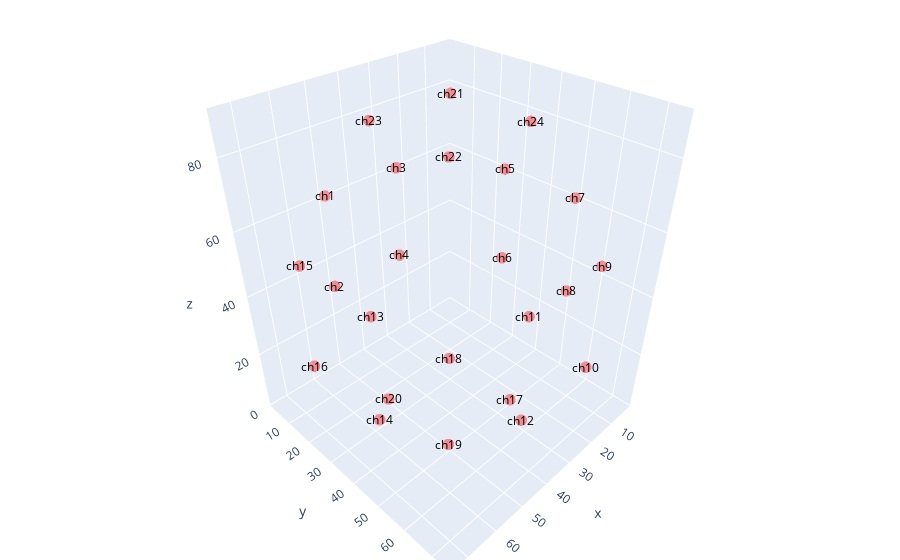

The notebook cell this image was saved under:
### Code cell
# then we use plotly to draw the cube and the sensor,and we use the red color to show the sensor and then 
fig = go.Figure(data=[
    go.Scatter3d(
        x=Location[:,0],
        y=Location[:,1],
        z=Location[:,2],
        mode='markers',
        marker=dict(
            symbol='circle',
            size=4,
            color='red',                # set color to an array/list of desired values
            opacity=0.4
        )
    )
])

place_to_paint=np.array(Location).swapaxes(0,1)
annotations = []
for i in range(24):
    annotations.append(dict(x=place_to_paint[0][i], y=place_to_paint[1][i], z=place_to_paint[2][i],
                            text='ch{}'.format(i+1),
                            showarrow=False,
                            font=dict(color='black')))

# tight layout
fig.update_layout(margin=dict(l=0, r=0, b=0, t=0),scene_annotations=annotations)
# fig.write_image("3d_plot.svg")
fig.show()

### Figure 1 — Plotly figure (JSON) as saved in the notebook; plotly's stock layout.template omitted (floating-point values rounded to 4 significant figures)
{"data": [{"marker": {"color": "red", "opacity": 0.4, "size": 4, "symbol": "circle"}, "mode": "markers", "type": "scatter3d", "x": [49.78, 49.99, 24.66, 24.97, 2.464, 2.489, 2.718, 2.515, 24.87, 25.27, 50.67, 50.57, 73.63, 73.66, 73.66, 73.61, 25.58, 25.58, 50.67, 50.77, 25.48, 50.98, 50.88, 25.58], "y": [2.667, 2.413, 2.692, 2.515, 24.87, 25.48, 49.89, 50.57, 73.66, 73.81, 73.63, 73.84, 50.67, 50.67, 25.48, 25.07, 50.67, 25.17, 50.06, 24.97, 25.63, 50.67, 25.37, 50.98], "z": [61.26, 31.57, 60.88, 30.96, 60.48, 30.18, 60.68, 30.28, 60.68, 30.18, 60.58, 30.18, 60.58, 30.28, 61.09, 30.28, 2.388, 2.489, 2.642, 2.311, 88.9, 88.7, 89.1, 89.0]}], "layout": {"margin": {"b": 0, "l": 0, "r": 0, "t": 0}, "scene": {"annotations": [{"font": {"color": "black"}, "showarrow": false, "text": "ch1", "x": 49.78, "y": 2.667, "z": 61.26}, {"font": {"color": "black"}, "showarrow": false, "text": "ch2", "x": 49.99, "y": 2.413, "z": 31.57}, {"font": {"color": "black"}, "showarrow": false, "text": "ch3", "x": 24.66, "y": 2.692, "z": 60.88}, {"font": {"color": "black"}, "showarrow": false, "text": "ch4", "x": 24.97, "y": 2.515, "z": 30.96}, {"font": {"color": "black"}, "showarrow": false, "text": "ch5", "x": 2.464, "y": 24.87, "z": 60.48}, {"font": {"color": "black"}, "showarrow": false, "text": "ch6", "x": 2.489, "y": 25.48, "z": 30.18}, {"font": {"color": "black"}, "showarrow": false, "text": "ch7", "x": 2.718, "y": 49.89, "z": 60.68}, {"font": {"color": "black"}, "showarrow": false, "text": "ch8", "x": 2.515, "y": 50.57, "z": 30.28}, {"font": {"color": "black"}, "showarrow": false, "text": "ch9", "x": 24.87, "y": 73.66, "z": 60.68}, {"font": {"color": "black"}, "showarrow": false, "text": "ch10", "x": 25.27, "y": 73.81, "z": 30.18}, {"font": {"color": "black"}, "showarrow": false, "text": "ch11", "x": 50.67, "y": 73.63, "z": 60.58}, {"font": {"color": "black"}, "showarrow": false, "text": "ch12", "x": 50.57, "y": 73.84, "z": 30.18}, {"font": {"color": "black"}, "showarrow": false, "text": "ch13", "x": 73.63, "y": 50.67, "z": 60.58}, {"font": {"color": "black"}, "showarrow": false, "text": "ch14", "x": 73.66, "y": 50.67, "z": 30.28}, {"font": {"color": "black"}, "showarrow": false, "text": "ch15", "x": 73.66, "y": 25.48, "z": 61.09}, {"font": {"color": "black"}, "showarrow": false, "text": "ch16", "x": 73.61, "y": 25.07, "z": 30.28}, {"font": {"color": "black"}, "showarrow": false, "text": "ch17", "x": 25.58, "y": 50.67, "z": 2.388}, {"font": {"color": "black"}, "showarrow": false, "text": "ch18", "x": 25.58, "y": 25.17, "z": 2.489}, {"font": {"color": "black"}, "showarrow": false, "text": "ch19", "x": 50.67, "y": 50.06, "z": 2.642}, {"font": {"color": "black"}, "showarrow": false, "text": "ch20", "x": 50.77, "y": 24.97, "z": 2.311}, {"font": {"color": "black"}, "showarrow": false, "text": "ch21", "x": 25.48, "y": 25.63, "z": 88.9}, {"font": {"color": "black"}, "showarrow": false, "text": "ch22", "x": 50.98, "y": 50.67, "z": 88.7}, {"font": {"color": "black"}, "showarrow": false, "text": "ch23", "x": 50.88, "y": 25.37, "z": 89.1}, {"font": {"color": "black"}, "showarrow": false, "text": "ch24", "x": 25.58, "y": 50.98, "z": 89.0}]}}}
